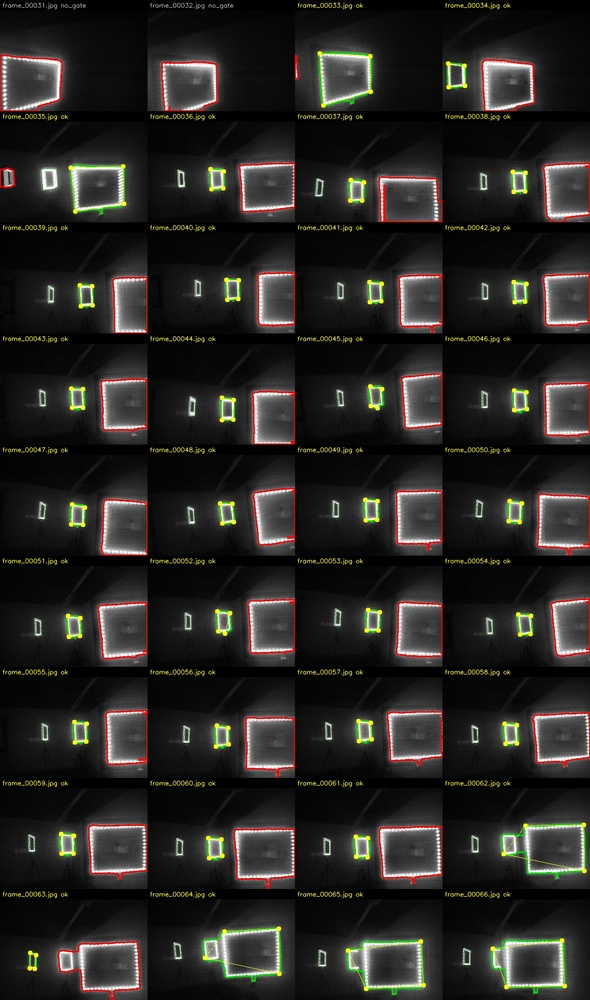
#> input picture myassignement/flight_frames/20260524_140130_detection_grid.jpg, 590 x 1000 px, shrunk from 1296 x 2196 before the run
$ python -i cv_detection.py   (imports and definitions only)
#> lines starting #> are read from the running program, lines starting #| are printed output that depends on the picture; after the words box and inside, x2 and y2 are one past the last pixel; in counts of white or black regions, pixels touching at a corner belong together
import cv2
import numpy as np
from scipy.ndimage import gaussian_filter1d

# ── camera intrinsics ──────────────────────────────────────────────────────────

K = np.array([
    [191.42732876, 0.,           164.312971  ],
    [0.,           188.25579883, 136.49871826],
    [0.,           0.,           1.          ],
])
DIST = np.array([-5.56509139e-01, 1.36094480e+00, 3.25533387e-02,
                 -9.90039274e-04, -1.38102499e+00])

# ── preprocessing ──────────────────────────────────────────────────────────────

def preprocess_fill(gray, threshold=230,
                    close_short=5, close_long=20,
                    dilate_extra=3, open_size=3):
    """
    threshold → 2× asymmetric morph-close → seal dilation →
    flood-fill background → invert → OR with closed rim → open.

    Returns a dict with keys: raw, closed, seal, interior, filled.
    """
    H, W = gray.shape
    _, raw = cv2.threshold(gray, threshold, 255, cv2.THRESH_BINARY)

    k_vert  = cv2.getStructuringElement(cv2.MORPH_ELLIPSE, (close_short, close_long))
    k_horiz = cv2.getStructuringElement(cv2.MORPH_ELLIPSE, (close_long, close_short))
    closed = cv2.morphologyEx(raw,    cv2.MORPH_CLOSE, k_vert)
    closed = cv2.morphologyEx(closed, cv2.MORPH_CLOSE, k_horiz)

    seal = closed
    if dilate_extra >= 2:
        k = cv2.getStructuringElement(cv2.MORPH_ELLIPSE, (dilate_extra, dilate_extra))
        seal = cv2.dilate(closed, k)

    fill_src = seal.copy()
    mask_buf = np.zeros((H + 2, W + 2), np.uint8)
    for seed in [(0, 0), (W - 1, 0), (0, H - 1), (W - 1, H - 1)]:
        if fill_src[seed[1], seed[0]] == 0:
            cv2.floodFill(fill_src, mask_buf, seed, 255)

    interior = cv2.bitwise_not(fill_src)
    full = cv2.bitwise_or(interior, closed)

    return {'raw': raw, 'closed': closed,
            'seal': seal, 'interior': interior, 'filled': full}

# ── corner detection ───────────────────────────────────────────────────────────

def order_corners(c):
    """Return corners ordered [TL, TR, BR, BL]."""
    c = np.asarray(c, dtype=np.float32)
    idx = np.argsort(c[:, 1])
    top, bot = c[idx[:2]], c[idx[2:]]
    tl, tr = top[np.argsort(top[:, 0])]
    bl, br = bot[np.argsort(bot[:, 0])]
    return np.array([tl, tr, br, bl])


def find_corners_polydp(contour, eps_min=0.01, eps_max=0.10, n_steps=20):
    """Adaptive approxPolyDP: walk epsilon from eps_min*perimeter up to
    eps_max*perimeter until the approximation has exactly 4 vertices.

    Returns (corners (4,2) float32, approx_used) or (None, None).
    Robust to small horns/specks on the contour — they get folded into an
    edge once epsilon clears their bump size.
    """
    peri = cv2.arcLength(contour, True)
    if peri < 1e-3:
        return None, None
    best4 = None
    for f in np.linspace(eps_min, eps_max, n_steps):
        approx = cv2.approxPolyDP(contour, f * peri, True)
        n = len(approx)
        if n == 4:
            best4 = approx.reshape(-1, 2).astype(np.float32)
            break
        if n < 4:
            # overshot — epsilon too large, no point going further
            break
    return best4, best4


# [38 lines left out: function find_corners_by_curvature, not called in this run]

# ── full detector ──────────────────────────────────────────────────────────────

def detect_gate(gray, k=K, dist_coeffs=DIST,
                threshold=200, close_short=5, close_long=20,
                dilate_extra=3, open_size=3,
                border_pad=5, min_area=300, close_coverage=0.60,
                smooth_sigma=4.0, window_frac=0.05, nms_frac=0.12):
    """
    Detect a gate in a grayscale frame and return a result dict.

    Result keys:
      status          — 'ok' | 'no_gate' | 'no_corners' | 'commit_to_pass'
      quad_pix        — (4,2) float32 corners in pixel coords [TL,TR,BR,BL], or None
      quad_norm       — (4,2) float32 undistorted normalised coords, or None
      prep            — dict from preprocess_fill
      selected        — chosen contour, or None
      rejected_small  — list of contours rejected by area
      rejected_border — list of contours rejected by border touch
      accepted        — list of contours that passed both filters
      commit_to_pass  — contour used for commit_to_pass, or None
      smoothed        — smoothed contour points used for corner detection
      curvature       — curvature array
    """
    H, W = gray.shape
    img_area = float(W * H)

    prep = preprocess_fill(gray, threshold=threshold,
                            close_short=close_short, close_long=close_long,
                            dilate_extra=dilate_extra, open_size=open_size)
    mask = prep['filled']

    contours, _ = cv2.findContours(mask, cv2.RETR_EXTERNAL, cv2.CHAIN_APPROX_NONE)

    accepted, small_c, border_c = [], [], []
    for c in contours:
        area = cv2.contourArea(c)
        if area < min_area:
            small_c.append(c)
            continue
        x, y, w, h = cv2.boundingRect(c)
        on_border = (x < border_pad or y < border_pad
                     or x + w > W - border_pad or y + h > H - border_pad)
        if on_border:
            border_c.append(c)
        else:
            accepted.append((c, area))

    result = {
        'prep': prep,
        'rejected_small': small_c,
        'rejected_border': border_c,
        'accepted': [c for c, _ in accepted],
        'selected': None, 'commit_to_pass': None,
        'smoothed': None, 'curvature': None,
        'quad_pix': None, 'quad_norm': None,
        'status': 'no_gate',
    }

    if not accepted:
        for c in border_c:
            if cv2.contourArea(c) / img_area > close_coverage:
                result['commit_to_pass'] = c
                result['status'] = 'commit_to_pass'
                break
        return result

    contour, _ = max(accepted, key=lambda x: x[1])
    result['selected'] = contour

    corners, approx = find_corners_polydp(contour)
    result['smoothed']  = approx   # reuse key for FPV-style overlay
    result['curvature'] = None

    if corners is None:
        result['status'] = 'no_corners'
        return result

    corners = order_corners(corners)
    result['quad_pix']  = corners
    result['quad_norm'] = cv2.undistortPoints(
        corners.reshape(-1, 1, 2).astype(np.float32), k, dist_coeffs
    ).reshape(-1, 2)
    result['status'] = 'ok'
    return result

# ── visualisation ──────────────────────────────────────────────────────────────

# [40 lines left out: function render_detection, not called in this run]

>>> import cv2
>>> picture = cv2.imread('flight_frames/20260524_140130_detection_grid.jpg', cv2.IMREAD_GRAYSCALE)
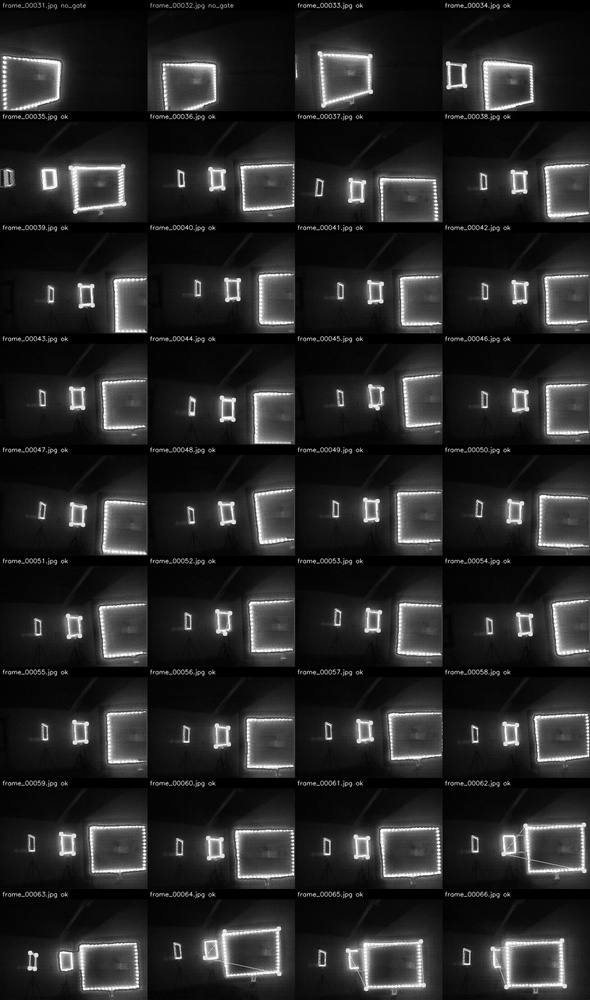
#> picture: shape (1000, 590); min 0, max 255, mean 39.1
>>> result = detect_gate(picture)
#> in preprocess_fill, `_, raw = cv2.threshold(gray, threshold, 255, cv2.THRESH_BINARY)`:
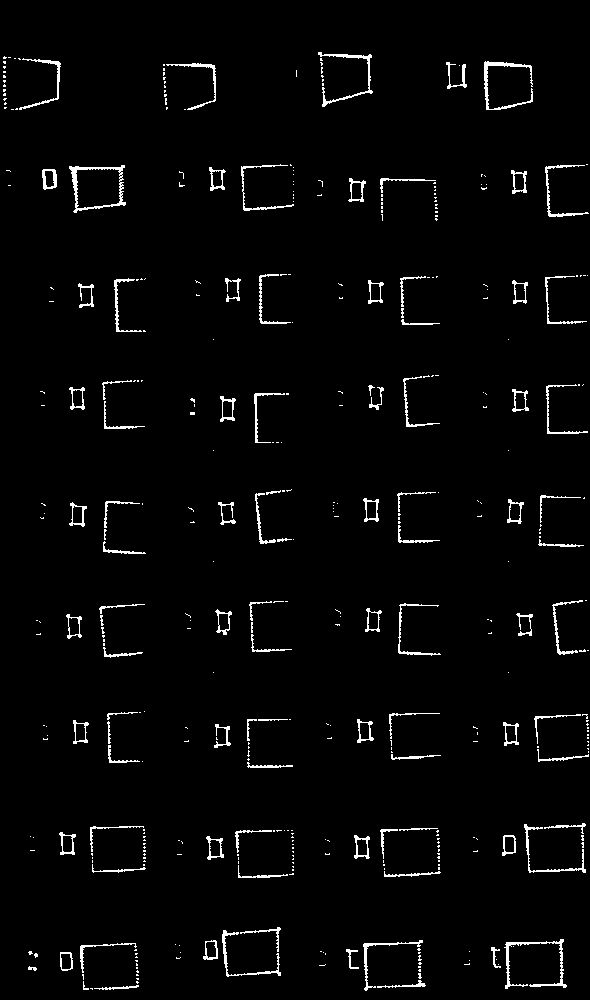
#> raw: shape (1000, 590); 2.6% white in thin lines or dots
#> in preprocess_fill, `closed = cv2.morphologyEx(raw,    cv2.MORPH_CLOSE, k_vert)`:
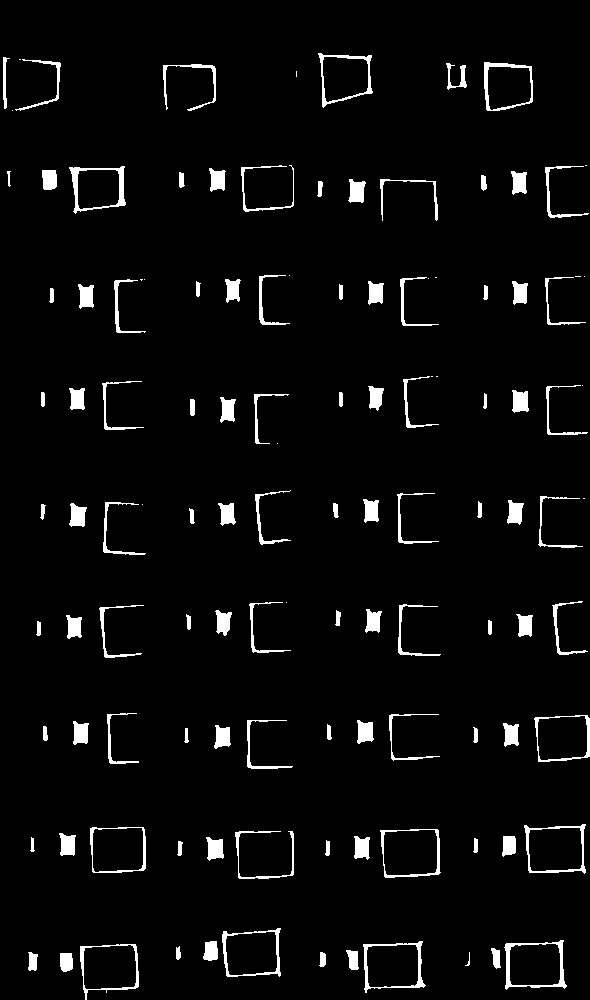
#> closed: shape (1000, 590); 4% white; 120 white regions (18 under 20 px), largest, box (x1, y1, x2, y2) and area: (69, 166, 126, 214) 629, (504, 940, 567, 990) 618, (363, 941, 426, 993) 549
#> in preprocess_fill, `closed = cv2.morphologyEx(closed, cv2.MORPH_CLOSE, k_horiz)`:
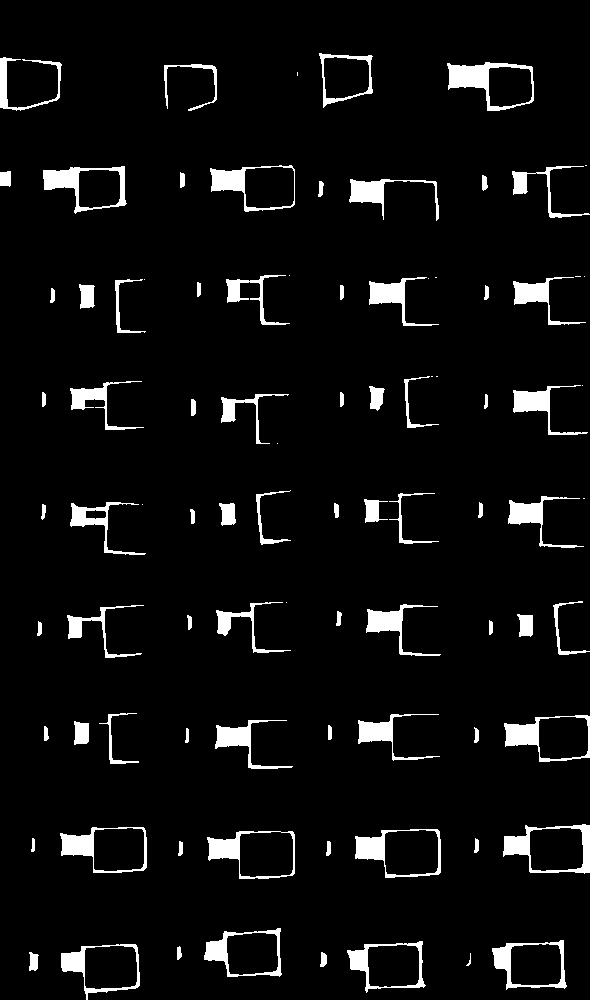
#> closed: shape (1000, 590); 5.5% white; 89 white regions (15 under 20 px), largest, box (x1, y1, x2, y2) and area: (447, 62, 534, 111) 1382, (503, 824, 590, 874) 1236, (43, 166, 127, 214) 1210
#> in preprocess_fill, `seal = cv2.dilate(closed, k)`:
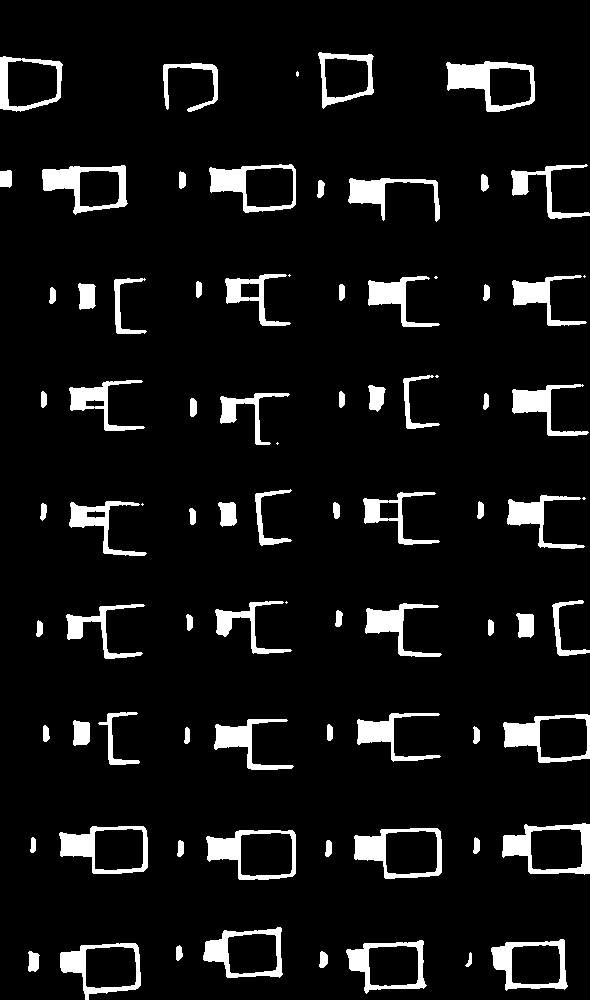
#> seal: shape (1000, 590); 7.8% white; 82 white regions (9 under 20 px), largest, box (x1, y1, x2, y2) and area: (446, 61, 535, 112) 1780, (502, 823, 590, 875) 1628, (42, 165, 128, 215) 1598
#> after the loop in preprocess_fill, `for seed in [(0, 0), (W - 1, 0), (0, H - 1), (W - 1, H - 1)]:`:
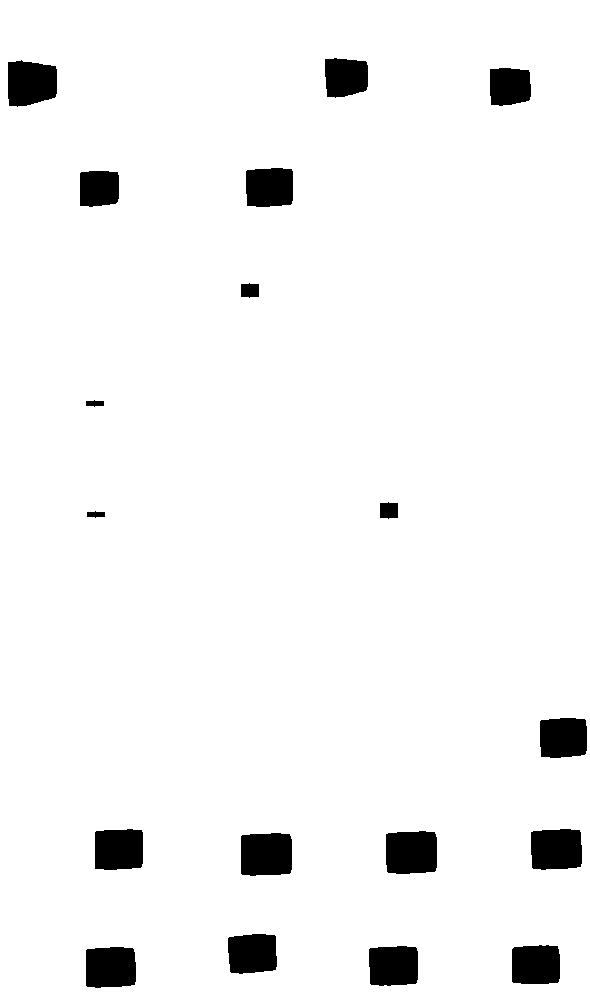
#> fill_src: shape (1000, 590); 95.7% white; 18 black regions, largest, box (x1, y1, x2, y2) and area: (241, 833, 292, 876) 2073, (386, 831, 437, 874) 2067, (8, 60, 57, 107) 1947
#> in preprocess_fill, `full = cv2.bitwise_or(interior, closed)`:
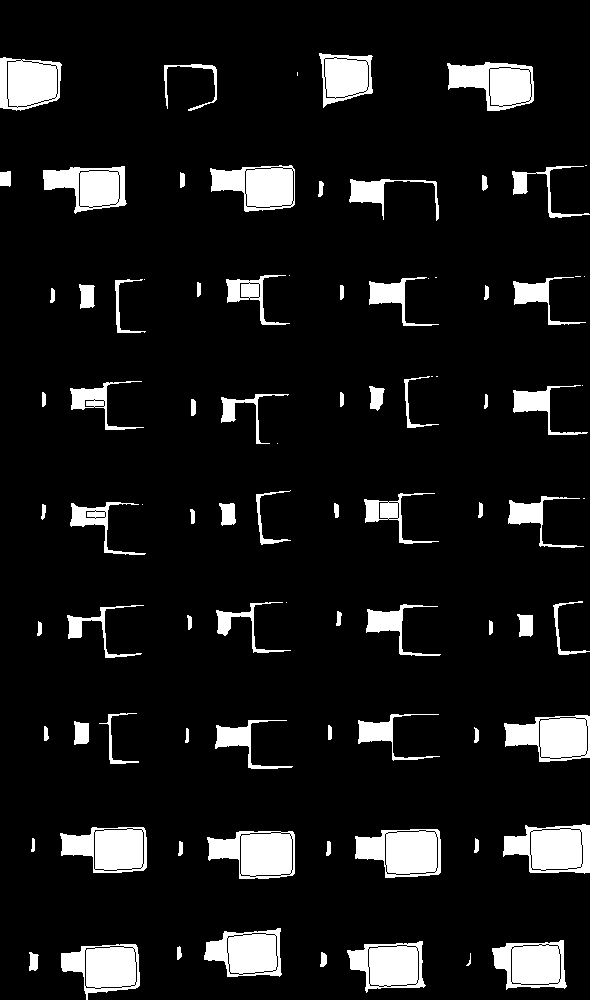
#> full: shape (1000, 590); 9.8% white; 88 white regions (15 under 20 px)
#> in detect_gate, `prep = preprocess_fill(gray, threshold=threshold, close_short=close_sh..`: prep = 5 items
#> in detect_gate, `contours, _ = cv2.findContours(mask, cv2.RETR_EXTERNAL, cv2.CHAIN_APPR..`: contours = 88 contours, 16 with area under 20; largest, box (x1, y1, x2, y2) and area: (503, 824, 590, 874) 3213, (355, 829, 441, 878) 3186, (207, 831, 295, 879) 3122, (60, 827, 147, 873) 2942, (61, 944, 140, 1000) 2890
#> the loop in detect_gate, `for c in contours:` made 88 passes
#> area on passes 2, 3, 4, 9, 10, 11, 12, 17, 18, 19, 20, 21: 62.5, 118, 39, 43, 41, 39.5, 27.5, 29.5, 41.5, 42.5, 39.5, 271.5
#> (area, x, y, w, h, on_border) on passes 5, 6, 7, 8, 13, 14: (2890, 61, 944, 79, 56, True), (2774.5, 347, 941, 79, 52, False), (2776, 492, 940, 75, 50, False), (2754, 204, 928, 78, 49, False), (3122, 207, 831, 88, 48, False), (3185.5, 355, 829, 86, 49, False)
#> after the loop in detect_gate, `for c in contours:`: accepted = 23 items; border_c = 7 contours; box (x1, y1, x2, y2) and area: (503, 824, 590, 874) 3213, (61, 944, 140, 1000) 2890, (504, 715, 590, 762) 2874, (0, 57, 62, 111) 2725, (513, 385, 588, 435) 792, (513, 277, 586, 325) 730, (512, 166, 590, 218) 488; small_c = 58 contours, 16 with area under 20; largest, box (x1, y1, x2, y2) and area: (79, 284, 95, 309) 277, (74, 721, 89, 745) 272, (219, 503, 236, 526) 262, (517, 614, 533, 637) 254, (164, 64, 217, 111) 242
#> in detect_gate, `contour, _ = max(accepted, key=lambda x: x[1])`: contour = contour of 253 points, box (x1, y1, x2, y2) (355, 829, 441, 878), area 3186
#> in find_corners_polydp, `peri = cv2.arcLength(contour, True)`: peri = 263.4
#> the loop in find_corners_polydp, `for f in np.linspace(eps_min, eps_max, n_steps):` made 10 passes
#> (n, best4) on pass 10: (4, [[439, 831], [355, 836], [355, 858], [438, 874]])
#> n on passes 1 to 6: 8, 8, 6, 6, 6, 6
#> in detect_gate, `corners, approx = find_corners_polydp(contour)`: corners = [[439, 831], [355, 836], [355, 858], [438, 874]]
#> in order_corners, `idx = np.argsort(c[:, 1])`: idx = [0, 1, 2, 3]
#> in order_corners, `top, bot = c[idx[:2]], c[idx[2:]]`: top = [[439, 831], [355, 836]]; bot = [[355, 858], [438, 874]]
#> in order_corners, `tl, tr = top[np.argsort(top[:, 0])]`: tl = [355, 836]; tr = [439, 831]
#> in order_corners, `bl, br = bot[np.argsort(bot[:, 0])]`: bl = [355, 858]; br = [438, 874]
#> in detect_gate, `corners = order_corners(corners)`: corners = [[355, 836], [439, 831], [438, 874], [355, 858]]
#> result = 11 items
